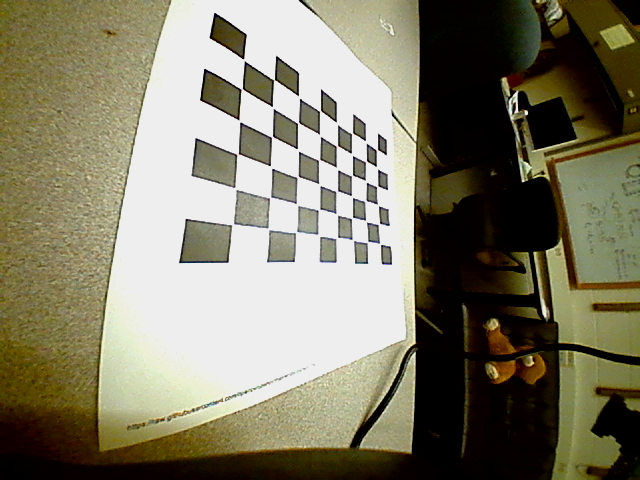
#> input picture LEFT/left0.png, 640 x 480 px; its folder holds 4 pictures in this run
$ python dual_calib.py
#> lines starting #> are read from the running program, lines starting #| are printed output that depends on the picture; pictures that were not available may be replaced by others from this repository, and a replacement may not be noted
#> further down, limg is the input picture: shape (480, 640, 3); mean B, G, R 103.1, 124.3, 128.5
import cv2 as cv
import numpy as np
from glob import glob


def clean(img, cl):
    grey = cv.cvtColor(img, cv.COLOR_BGR2GRAY)
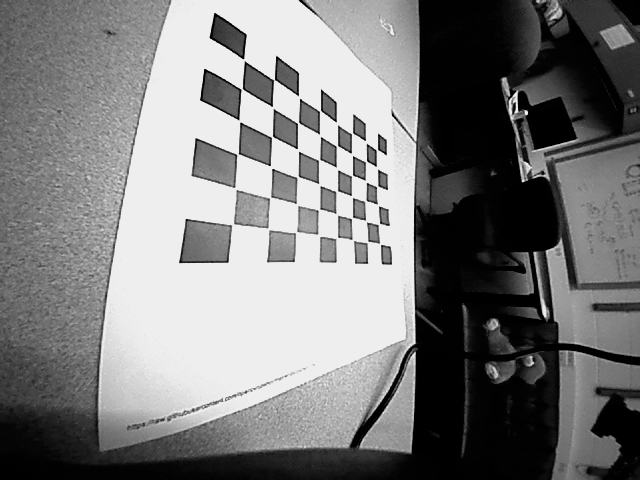
#> grey: shape (480, 640); min 0, max 238, mean 123.1
    small = cv.resize(grey, (0,0), fx=0.5, fy=0.5)
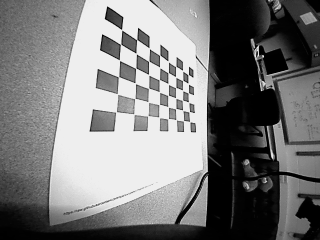
#> small: shape (240, 320); min 0, max 238, mean 123.2
    return cl.apply(small)
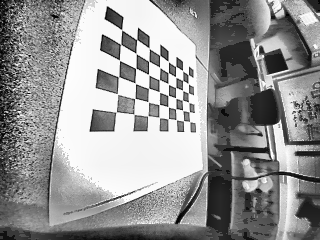
#> returned value: shape (240, 320); min 0, max 255, mean 148.8

CB_SIZE = (8,6)

lpics = glob('LEFT/*.png')
rpics = glob('RIGHT/*.png')

print(lpics)
print(rpics)


criteria = (cv.TERM_CRITERIA_EPS | cv.TERM_CRITERIA_MAX_ITER, 30, 0.001)

pointset = np.zeros((CB_SIZE[0]*CB_SIZE[1], 3), np.float32)
pointset[:, :2] = np.mgrid[0:CB_SIZE[0], 0:CB_SIZE[1]].T.reshape(-1, 2)

objpts = []
lmgpts = []
rmgpts = []

clahe = cv.createCLAHE()

for lf, rf in zip(lpics, rpics):
    limg = cv.imread(lf)
    rimg = cv.imread(rf)

    lgrey = clean(limg, clahe)
    rgrey = clean(rimg, clahe)

    lret, lcor = cv.findChessboardCorners(lgrey, CB_SIZE, None)
#> lret = True; lcor = 48 rows, first 8: [121.6, 29.78], [136.7, 39.55], [149, 48.17], [159.9, 55.39], [168.4, 61.41], [175.7, 66.42], [182.4, 70.42], [188.3, 74.71]
    rret, rcor = cv.findChessboardCorners(rgrey, CB_SIZE, None)
#> rret = True; rcor has the same summary as lcor
    print(lf, rf, lret, rret)
#| LEFT/left0.png _only/left0.png True True
    if not (lret and rret): continue

    objpts.append(pointset)

    lcor2 = cv.cornerSubPix(lgrey, lcor, (11,11), (-1,-1), criteria)
#> lcor2 = 48 rows, first 8: [121.3, 33.12], [139.7, 36.26], [154.5, 53.18], [168, 65.52], [168, 65.52], [175.6, 73.29], [183.6, 75.14], [183.6, 75.14]
    rcor2 = cv.cornerSubPix(rgrey, rcor, (11,11), (-1,-1), criteria)
#> rcor2 has the same summary as lcor2

    lmgpts.append(lcor2)
    rmgpts.append(rcor2)

    print(f'Calibrated with {lf}, {rf}')

ret, K1, D1, R1, T1 = cv.calibrateCamera(objpts, lmgpts, lgrey.shape[::-1], None, None)
#> ret = 4.13; K1 = [[27.01, 0, 153], [0, 32.11, 99.77], [0, 0, 1]]; D1 = [[-0.0695, 0.0118, 0.0307, -0.0347, -0.000552]]; R1 = ([0.0972, -0.215, 0.155],); T1 = ([-1.3, -4.32, 1.23],)
ret, K2, D2, R2, T2 = cv.calibrateCamera(objpts, rmgpts, rgrey.shape[::-1], None, None)
#> K2 = [[27.01, 0, 153], [0, 32.11, 99.77], [0, 0, 1]]; D2 = [[-0.0695, 0.0118, 0.0307, -0.0347, -0.000552]]; R2 = ([0.0972, -0.215, 0.155],); T2 = ([-1.3, -4.32, 1.23],)

# [14 lines of commented-out code are left out]

N_OK = len(lmgpts)
#> N_OK = 1

objpts = np.array([pointset] * len(lmgpts), dtype=np.float64)
#> objpts = 48 rows, first 8: [0, 0, 0], [1, 0, 0], [2, 0, 0], [3, 0, 0], [4, 0, 0], [5, 0, 0], [6, 0, 0], [7, 0, 0]
lmgpts = np.asarray(lmgpts, dtype=np.float64)
rmgpts = np.asarray(rmgpts, dtype=np.float64)

objpts = np.reshape(objpts, (N_OK, 1, CB_SIZE[0]*CB_SIZE[1], 3))
lmgpts = np.reshape(lmgpts, (N_OK, 1, CB_SIZE[0]*CB_SIZE[1], 2))
rmgpts = np.reshape(lmgpts, (N_OK, 1, CB_SIZE[0]*CB_SIZE[1], 2))

#> (the run stopped early here; a loop or call above may not have finished)
